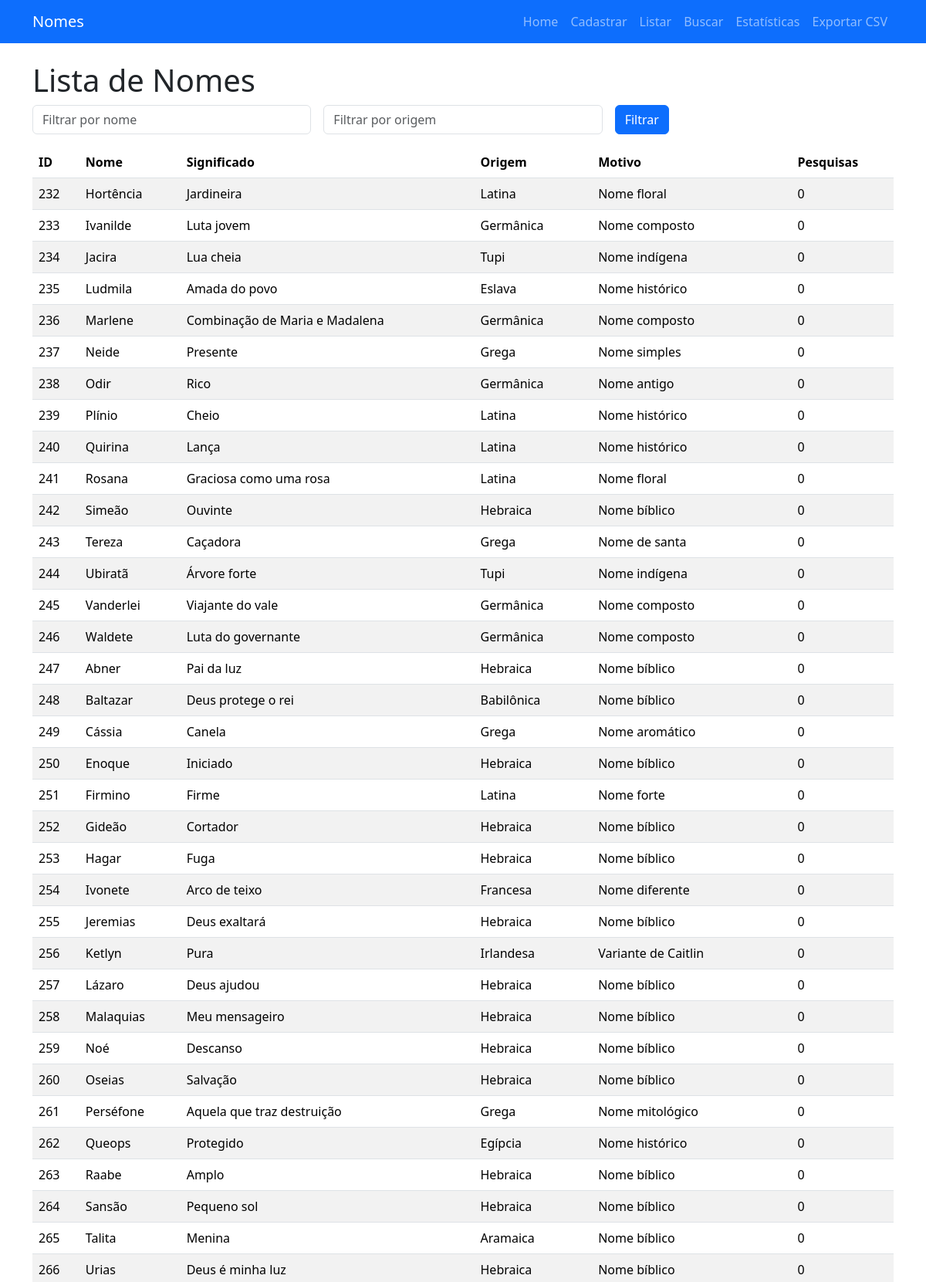
/listar?page=4&nome=&origem= (upper part), run on the app's committed database.
### tables this page shows
CREATE TABLE nomes (
            id INTEGER PRIMARY KEY AUTOINCREMENT,
            nome TEXT NOT NULL,
            significado TEXT,
            origem TEXT,
            motivo_escolha TEXT
        , pesquisas INTEGER DEFAULT 0);

### app.py (the view)
@app.route("/listar")
def listar():
    page = int(request.args.get("page", 1))
    per_page = 77
    filtro_nome = request.args.get("nome", "").strip()
    filtro_origem = request.args.get("origem", "").strip()
    conn = get_connection()
    cursor = conn.cursor()
    query = "SELECT * FROM nomes WHERE 1=1"
    params = []
    if filtro_nome:
        query += " AND nome LIKE ?"
        params.append("%" + filtro_nome + "%")
    if filtro_origem:
        query += " AND origem LIKE ?"
        params.append("%" + filtro_origem + "%")
    cursor.execute(query.replace("*", "COUNT(*)"), params)
    total = cursor.fetchone()[0]
    offset = (page - 1) * per_page
    query += " LIMIT ? OFFSET ?"
    params.extend([per_page, offset])
    cursor.execute(query, params)
    nomes = cursor.fetchall()
    conn.close()
    total_pages = (total + per_page - 1) // per_page
    return render_template("listar.html",
                           nomes=nomes,
                           page=page,
                           total_pages=total_pages,
                           filtro_nome=filtro_nome,
                           filtro_origem=filtro_origem)

### db.py (called while the page is built)
def get_connection():
    conn = sqlite3.connect(DATABASE, timeout=10)
    conn.row_factory = sqlite3.Row  # permite acessar colunas pelo nome
    return conn

### templates/listar.html (shortened to what this page needs)
{% extends "base.html" %}
{% block content %}
<h1>Lista de Nomes</h1>
<form class="row g-3 mb-3" method="GET">
  <div class="col-md-4">
    <input type="text" name="nome" placeholder="Filtrar por nome" class="form-control" value="{{ filtro_nome }}">
  </div>
  <div class="col-md-4">
    <input type="text" name="origem" placeholder="Filtrar por origem" class="form-control" value="{{ filtro_origem }}">
  </div>
  <div class="col-md-4">
    <button type="submit" class="btn btn-primary">Filtrar</button>
  </div>
</form>
{% if nomes %}
<table class="table table-striped">
  <thead>
    <tr>
      <th>ID</th>
      <th>Nome</th>
      <th>Significado</th>
      <th>Origem</th>
      <th>Motivo</th>
      <th>Pesquisas</th>
    </tr>
  </thead>
  <tbody>
    {% for id, nome, significado, origem, motivo, pesquisas in nomes %}
    <tr>
      <td>{{ id }}</td>
      <td>{{ nome }}</td>
      <td>{{ significado }}</td>
      <td>{{ origem }}</td>
      <td>{{ motivo }}</td>
      <td>{{ pesquisas }}</td>
    </tr>
    {% endfor %}
  </tbody>
</table>
{% else %}
<p>Nenhum nome encontrado.</p>
{% endif %}
{% endblock %}

### data on the page
nomes: id "232", nome "Hortência", significado "Jardineira", origem "Latina", motivo_escolha "Nome floral", pesquisas "0"
nomes: id "233", nome "Ivanilde", significado "Luta jovem", origem "Germânica", motivo_escolha "Nome composto", pesquisas "0"
nomes: id "234", nome "Jacira", significado "Lua cheia", origem "Tupi", motivo_escolha "Nome indígena", pesquisas "0"
nomes: id "235", nome "Ludmila", significado "Amada do povo", origem "Eslava", motivo_escolha "Nome histórico", pesquisas "0"
nomes: id "236", nome "Marlene", significado "Combinação de Maria e Madalena", origem "Germânica", motivo_escolha "Nome composto", pesquisas "0"
nomes: id "237", nome "Neide", significado "Presente", origem "Grega", motivo_escolha "Nome simples", pesquisas "0"
nomes: id "238", nome "Odir", significado "Rico", origem "Germânica", motivo_escolha "Nome antigo", pesquisas "0"
nomes: id "239", nome "Plínio", significado "Cheio", origem "Latina", motivo_escolha "Nome histórico", pesquisas "0"
nomes: id "240", nome "Quirina", significado "Lança", origem "Latina", motivo_escolha "Nome histórico", pesquisas "0"
nomes: id "241", nome "Rosana", significado "Graciosa como uma rosa", origem "Latina", motivo_escolha "Nome floral", pesquisas "0"
nomes: id "242", nome "Simeão", significado "Ouvinte", origem "Hebraica", motivo_escolha "Nome bíblico", pesquisas "0"
nomes: id "243", nome "Tereza", significado "Caçadora", origem "Grega", motivo_escolha "Nome de santa", pesquisas "0"
nomes: id "244", nome "Ubiratã", significado "Árvore forte", origem "Tupi", motivo_escolha "Nome indígena", pesquisas "0"
nomes: id "245", nome "Vanderlei", significado "Viajante do vale", origem "Germânica", motivo_escolha "Nome composto", pesquisas "0"
nomes: id "246", nome "Waldete", significado "Luta do governante", origem "Germânica", motivo_escolha "Nome composto", pesquisas "0"
nomes: id "247", nome "Abner", significado "Pai da luz", origem "Hebraica", motivo_escolha "Nome bíblico", pesquisas "0"
nomes: id "248", nome "Baltazar", significado "Deus protege o rei", origem "Babilônica", motivo_escolha "Nome bíblico", pesquisas "0"
nomes: id "249", nome "Cássia", significado "Canela", origem "Grega", motivo_escolha "Nome aromático", pesquisas "0"
nomes: id "250", nome "Enoque", significado "Iniciado", origem "Hebraica", motivo_escolha "Nome bíblico", pesquisas "0"
nomes: id "251", nome "Firmino", significado "Firme", origem "Latina", motivo_escolha "Nome forte", pesquisas "0"
nomes: id "252", nome "Gideão", significado "Cortador", origem "Hebraica", motivo_escolha "Nome bíblico", pesquisas "0"
nomes: id "253", nome "Hagar", significado "Fuga", origem "Hebraica", motivo_escolha "Nome bíblico", pesquisas "0"
nomes: id "254", nome "Ivonete", significado "Arco de teixo", origem "Francesa", motivo_escolha "Nome diferente", pesquisas "0"
nomes: id "255", nome "Jeremias", significado "Deus exaltará", origem "Hebraica", motivo_escolha "Nome bíblico", pesquisas "0"
nomes: id "256", nome "Ketlyn", significado "Pura", origem "Irlandesa", motivo_escolha "Variante de Caitlin", pesquisas "0"
nomes: id "257", nome "Lázaro", significado "Deus ajudou", origem "Hebraica", motivo_escolha "Nome bíblico", pesquisas "0"
nomes: id "258", nome "Malaquias", significado "Meu mensageiro", origem "Hebraica", motivo_escolha "Nome bíblico", pesquisas "0"
nomes: id "259", nome "Noé", significado "Descanso", origem "Hebraica", motivo_escolha "Nome bíblico", pesquisas "0"
nomes: id "260", nome "Oseias", significado "Salvação", origem "Hebraica", motivo_escolha "Nome bíblico", pesquisas "0"
nomes: id "261", nome "Perséfone", significado "Aquela que traz destruição", origem "Grega", motivo_escolha "Nome mitológico", pesquisas "0"
nomes: id "262", nome "Queops", significado "Protegido", origem "Egípcia", motivo_escolha "Nome histórico", pesquisas "0"
nomes: id "263", nome "Raabe", significado "Amplo", origem "Hebraica", motivo_escolha "Nome bíblico", pesquisas "0"
nomes: id "264", nome "Sansão", significado "Pequeno sol", origem "Hebraica", motivo_escolha "Nome bíblico", pesquisas "0"
nomes: id "265", nome "Talita", significado "Menina", origem "Aramaica", motivo_escolha "Nome bíblico", pesquisas "0"
nomes: id "266", nome "Urias", significado "Deus é minha luz", origem "Hebraica", motivo_escolha "Nome bíblico", pesquisas "0"
